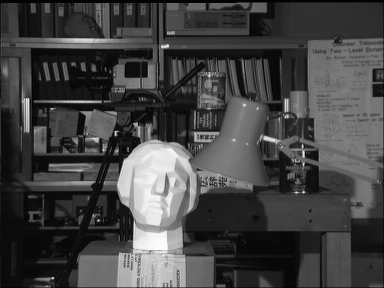
%> input picture stereoPairs/scene_l.bmp, 384 x 288 px
$ octave Disparitymap.m   (GNU Octave 9; MATLAB toolbox functions it lacks are replaced by stand-ins)
%> lines starting %> are read from the running program, lines starting %| are printed output that depends on the picture
### DISP_MAP.m
function [ DISP_MAG ] = DISP_MAP( imgL,imgR)

PAD = 40;

imgL = padarray(imgL, [PAD PAD], 0, 'both');
imgR = padarray(imgR, [PAD PAD], 0, 'both');

numRows = size(imgL,1);
numCols = size(imgL,2);

DISP_MAG = zeros(size(imgL));

grad = gradient(double(imgL));

for R = PAD:numRows-PAD
    for C = PAD:numCols-PAD
        max_grad = -inf;
        support_window_size = 9;
        max_window_size = 21;
        search_window_size = 31;

        %Grow the window until there is enough detail in the support window
        while max_grad < 1.3 && support_window_size <= max_window_size
            subwindow = SUB_WINDOW(grad, R, C, support_window_size, support_window_size);
            max_grad = mean(abs(subwindow(:)));
            support_window_size = support_window_size + 2;
        end

        %[~,~,mag] = PIXEL_DISP(R,C,imgL,imgR, support_window_size, 13, 5);
        [~,~,mag] = PIXEL_DISP(R,C,imgL,imgR, support_window_size, search_window_size, 5);
        DISP_MAG(R,C) = mag;
    end
end
    figure;
    imshow(DISP_MAG(PAD:end-PAD, PAD:end-PAD), []);
end

### Disparitymap.m
% [4 lines of commented-out code are left out]
L = imread('stereoPairs/scene_l.bmp');
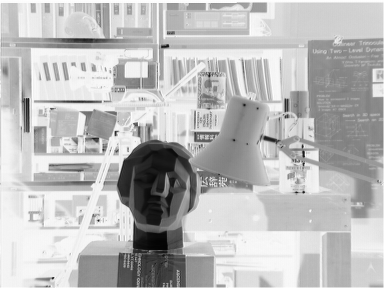
%> L: size 288x384 uint8; min 3, max 255, mean 187.4
R = imread('stereoPairs/scene_r.bmp');
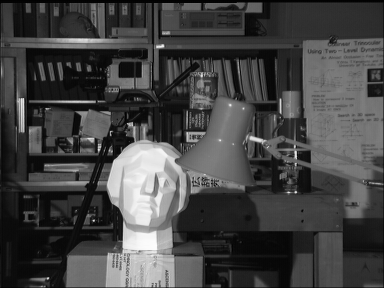
%> input picture stereoPairs/scene_r.bmp, 384 x 288 px
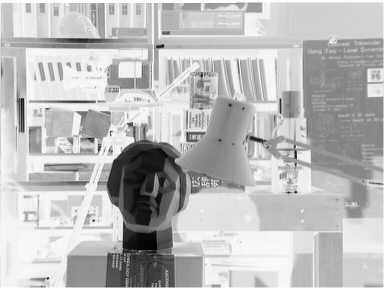
%> R: size 288x384 uint8; min 2, max 255, mean 187

% [5 lines of commented-out code are left out]

DISP_MAP(L,R);
%> in DISP_MAP, `imgL = padarray(imgL, [PAD PAD], 0, 'both');`:
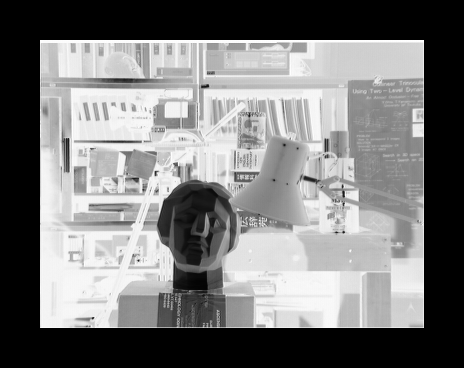
%> imgL: size 368x464 uint8; min 0, max 255, mean 121.3
%> in DISP_MAP, `imgR = padarray(imgR, [PAD PAD], 0, 'both');`:
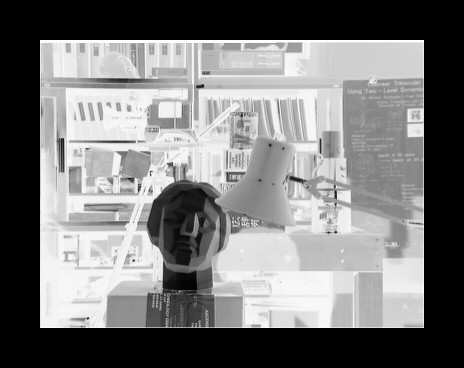
%> imgR: size 368x464 uint8; min 0, max 255, mean 121.1
%> in DISP_MAP, `grad = gradient(double(imgL));`:
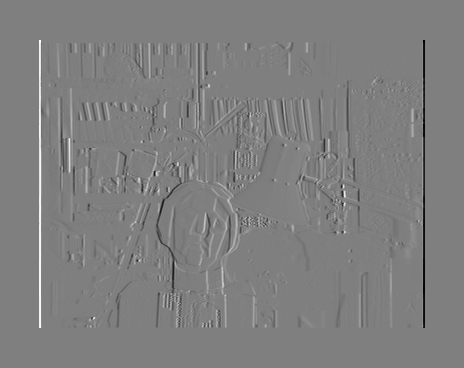
%> grad: size 368x464 double; min -127, max 127, mean 0; drawn with min black and max white
%> (the run ends here)
